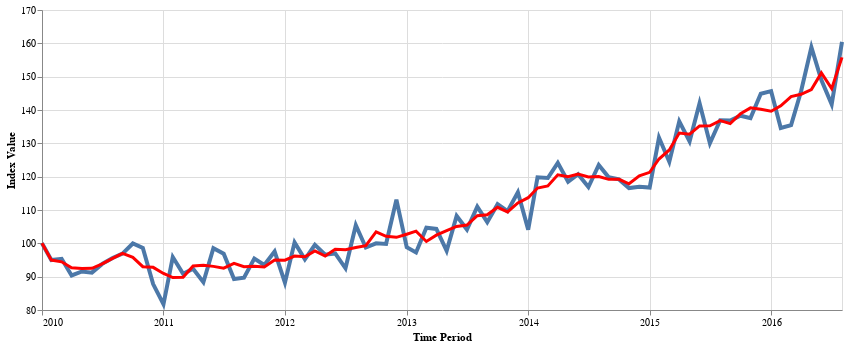

Notebook source saved alongside this figure:
### Code cell
plot_index(rt_3, smooth=True)

### Figure 1 — Vega-Lite specification as saved in the notebook (floating-point values rounded to 4 significant figures)
{"$schema": "https://vega.github.io/schema/vega-lite/v5.16.3.json", "config": {"view": {"continuousHeight": 300, "continuousWidth": 300}}, "datasets": {"data-5e60b25a057da397a6e2545302d7caa1": [{"x": "2010-01-31T00:00:00", "y": 100}, {"x": "2010-02-28T00:00:00", "y": 94.97}, {"x": "2010-03-31T00:00:00", "y": 95.36}, {"x": "2010-04-30T00:00:00", "y": 90.37}, {"x": "2010-05-31T00:00:00", "y": 91.55}, {"x": "2010-06-30T00:00:00", "y": 91.21}, {"x": "2010-07-31T00:00:00", "y": 93.84}, {"x": "2010-08-31T00:00:00", "y": 95.59}, {"x": "2010-09-30T00:00:00", "y": 96.91}, {"x": "2010-10-31T00:00:00", "y": 99.95}, {"x": "2010-11-30T00:00:00", "y": 98.65}, {"x": "2010-12-31T00:00:00", "y": 87.77}, {"x": "2011-01-31T00:00:00", "y": 81.72}, {"x": "2011-02-28T00:00:00", "y": 95.88}, {"x": "2011-03-31T00:00:00", "y": 90.84}, {"x": "2011-04-30T00:00:00", "y": 92.38}, {"x": "2011-05-31T00:00:00", "y": 88.33}, {"x": "2011-06-30T00:00:00", "y": 98.55}, {"x": "2011-07-31T00:00:00", "y": 96.88}, {"x": "2011-08-31T00:00:00", "y": 89.3}, {"x": "2011-09-30T00:00:00", "y": 89.71}, {"x": "2011-10-31T00:00:00", "y": 95.45}, {"x": "2011-11-30T00:00:00", "y": 93.51}, {"x": "2011-12-31T00:00:00", "y": 97.57}, {"x": "2012-01-31T00:00:00", "y": 88.19}, {"x": "2012-02-29T00:00:00", "y": 100.3}, {"x": "2012-03-31T00:00:00", "y": 95.2}, {"x": "2012-04-30T00:00:00", "y": 99.58}, {"x": "2012-05-31T00:00:00", "y": 96.59}, {"x": "2012-06-30T00:00:00", "y": 96.97}, {"x": "2012-07-31T00:00:00", "y": 92.52}, {"x": "2012-08-31T00:00:00", "y": 105.4}, {"x": "2012-09-30T00:00:00", "y": 98.75}, {"x": "2012-10-31T00:00:00", "y": 100.0}, {"x": "2012-11-30T00:00:00", "y": 99.81}, {"x": "2012-12-31T00:00:00", "y": 113.1}, {"x": "2013-01-31T00:00:00", "y": 98.84}, {"x": "2013-02-28T00:00:00", "y": 97.26}, {"x": "2013-03-31T00:00:00", "y": 104.7}, {"x": "2013-04-30T00:00:00", "y": 104.3}, {"x": "2013-05-31T00:00:00", "y": 97.72}, {"x": "2013-06-30T00:00:00", "y": 108.2}, {"x": "2013-07-31T00:00:00", "y": 104.1}, {"x": "2013-08-31T00:00:00", "y": 111.0}, {"x": "2013-09-30T00:00:00", "y": 106.4}, {"x": "2013-10-31T00:00:00", "y": 111.7}, {"x": "2013-11-30T00:00:00", "y": 109.7}, {"x": "2013-12-31T00:00:00", "y": 115.3}, {"x": "2014-01-31T00:00:00", "y": 104.1}, {"x": "2014-02-28T00:00:00", "y": 119.8}, {"x": "2014-03-31T00:00:00", "y": 119.6}, {"x": "2014-04-30T00:00:00", "y": 124.1}, {"x": "2014-05-31T00:00:00", "y": 118.5}, {"x": "2014-06-30T00:00:00", "y": 120.7}, {"x": "2014-07-31T00:00:00", "y": 116.9}, {"x": "2014-08-31T00:00:00", "y": 123.5}, {"x": "2014-09-30T00:00:00", "y": 119.8}, {"x": "2014-10-31T00:00:00", "y": 119.2}, {"x": "2014-11-30T00:00:00", "y": 116.6}, {"x": "2014-12-31T00:00:00", "y": 117.0}, {"x": "2015-01-31T00:00:00", "y": 116.7}, {"x": "2015-02-28T00:00:00", "y": 131.7}, {"x": "2015-03-31T00:00:00", "y": 124.5}, {"x": "2015-04-30T00:00:00", "y": 136.6}, {"x": "2015-05-31T00:00:00", "y": 130.6}, {"x": "2015-06-30T00:00:00", "y": 142.0}, {"x": "2015-07-31T00:00:00", "y": 130.0}, {"x": "2015-08-31T00:00:00", "y": 136.9}, {"x": "2015-09-30T00:00:00", "y": 136.8}, {"x": "2015-10-31T00:00:00", "y": 138.3}, {"x": "2015-11-30T00:00:00", "y": 137.6}, {"x": "2015-12-31T00:00:00", "y": 144.9}, {"x": "2016-01-31T00:00:00", "y": 145.7}, {"x": "2016-02-29T00:00:00", "y": 134.6}, {"x": "2016-03-31T00:00:00", "y": 135.5}, {"x": "2016-04-30T00:00:00", "y": 145.6}, {"x": "2016-05-31T00:00:00", "y": 158.8}, {"x": "2016-06-30T00:00:00", "y": 149.0}, {"x": "2016-07-31T00:00:00", "y": 141.7}, {"x": "2016-08-31T00:00:00", "y": 160.5}], "data-67ccf89e24cf1bfcf20ec6126e122de3": [{"imp": 0, "x": "2010-01-31T00:00:00", "y": 100}, {"imp": 0, "x": "2010-02-28T00:00:00", "y": 94.97}, {"imp": 0, "x": "2010-03-31T00:00:00", "y": 94.45}, {"imp": 0, "x": "2010-04-30T00:00:00", "y": 92.69}, {"imp": 0, "x": "2010-05-31T00:00:00", "y": 92.47}, {"imp": 0, "x": "2010-06-30T00:00:00", "y": 92.51}, {"imp": 0, "x": "2010-07-31T00:00:00", "y": 93.82}, {"imp": 0, "x": "2010-08-31T00:00:00", "y": 95.5}, {"imp": 0, "x": "2010-09-30T00:00:00", "y": 96.99}, {"imp": 0, "x": "2010-10-31T00:00:00", "y": 95.77}, {"imp": 0, "x": "2010-11-30T00:00:00", "y": 93.0}, {"imp": 0, "x": "2010-12-31T00:00:00", "y": 92.8}, {"imp": 0, "x": "2011-01-31T00:00:00", "y": 90.97}, {"imp": 0, "x": "2011-02-28T00:00:00", "y": 89.72}, {"imp": 0, "x": "2011-03-31T00:00:00", "y": 89.83}, {"imp": 0, "x": "2011-04-30T00:00:00", "y": 93.2}, {"imp": 0, "x": "2011-05-31T00:00:00", "y": 93.4}, {"imp": 0, "x": "2011-06-30T00:00:00", "y": 93.09}, {"imp": 0, "x": "2011-07-31T00:00:00", "y": 92.55}, {"imp": 0, "x": "2011-08-31T00:00:00", "y": 93.98}, {"imp": 0, "x": "2011-09-30T00:00:00", "y": 92.97}, {"imp": 0, "x": "2011-10-31T00:00:00", "y": 93.11}, {"imp": 0, "x": "2011-11-30T00:00:00", "y": 92.89}, {"imp": 0, "x": "2011-12-31T00:00:00", "y": 95.0}, {"imp": 0, "x": "2012-01-31T00:00:00", "y": 94.95}, {"imp": 0, "x": "2012-02-29T00:00:00", "y": 96.17}, {"imp": 0, "x": "2012-03-31T00:00:00", "y": 95.97}, {"imp": 0, "x": "2012-04-30T00:00:00", "y": 97.73}, {"imp": 0, "x": "2012-05-31T00:00:00", "y": 96.17}, {"imp": 0, "x": "2012-06-30T00:00:00", "y": 98.22}, {"imp": 0, "x": "2012-07-31T00:00:00", "y": 98.05}, {"imp": 0, "x": "2012-08-31T00:00:00", "y": 98.74}, {"imp": 0, "x": "2012-09-30T00:00:00", "y": 99.3}, {"imp": 0, "x": "2012-10-31T00:00:00", "y": 103.4}, {"imp": 0, "x": "2012-11-30T00:00:00", "y": 102.1}, {"imp": 0, "x": "2012-12-31T00:00:00", "y": 101.8}, {"imp": 0, "x": "2013-01-31T00:00:00", "y": 102.7}, {"imp": 0, "x": "2013-02-28T00:00:00", "y": 103.6}, {"imp": 0, "x": "2013-03-31T00:00:00", "y": 100.6}, {"imp": 0, "x": "2013-04-30T00:00:00", "y": 102.4}, {"imp": 0, "x": "2013-05-31T00:00:00", "y": 103.8}, {"imp": 0, "x": "2013-06-30T00:00:00", "y": 105.1}, {"imp": 0, "x": "2013-07-31T00:00:00", "y": 105.5}, {"imp": 0, "x": "2013-08-31T00:00:00", "y": 108.3}, {"imp": 0, "x": "2013-09-30T00:00:00", "y": 108.6}, {"imp": 0, "x": "2013-10-31T00:00:00", "y": 110.8}, {"imp": 0, "x": "2013-11-30T00:00:00", "y": 109.4}, {"imp": 0, "x": "2013-12-31T00:00:00", "y": 112.1}, {"imp": 0, "x": "2014-01-31T00:00:00", "y": 113.7}, {"imp": 0, "x": "2014-02-28T00:00:00", "y": 116.6}, {"imp": 0, "x": "2014-03-31T00:00:00", "y": 117.2}, {"imp": 0, "x": "2014-04-30T00:00:00", "y": 120.6}, {"imp": 0, "x": "2014-05-31T00:00:00", "y": 120.0}, {"imp": 0, "x": "2014-06-30T00:00:00", "y": 120.8}, {"imp": 0, "x": "2014-07-31T00:00:00", "y": 119.9}, {"imp": 0, "x": "2014-08-31T00:00:00", "y": 120.0}, {"imp": 0, "x": "2014-09-30T00:00:00", "y": 119.2}, {"imp": 0, "x": "2014-10-31T00:00:00", "y": 119.2}, {"imp": 0, "x": "2014-11-30T00:00:00", "y": 117.9}, {"imp": 0, "x": "2014-12-31T00:00:00", "y": 120.2}, {"imp": 0, "x": "2015-01-31T00:00:00", "y": 121.3}, {"imp": 0, "x": "2015-02-28T00:00:00", "y": 125.3}, {"imp": 0, "x": "2015-03-31T00:00:00", "y": 128.0}, {"imp": 0, "x": "2015-04-30T00:00:00", "y": 133.1}, {"imp": 0, "x": "2015-05-31T00:00:00", "y": 132.7}, {"imp": 0, "x": "2015-06-30T00:00:00", "y": 135.2}, {"imp": 0, "x": "2015-07-31T00:00:00", "y": 135.3}, {"imp": 0, "x": "2015-08-31T00:00:00", "y": 136.8}, {"imp": 0, "x": "2015-09-30T00:00:00", "y": 135.9}, {"imp": 0, "x": "2015-10-31T00:00:00", "y": 138.9}, {"imp": 0, "x": "2015-11-30T00:00:00", "y": 140.6}, {"imp": 0, "x": "2015-12-31T00:00:00", "y": 140.2}, {"imp": 0, "x": "2016-01-31T00:00:00", "y": 139.6}, {"imp": 0, "x": "2016-02-29T00:00:00", "y": 141.2}, {"imp": 0, "x": "2016-03-31T00:00:00", "y": 144.0}, {"imp": 0, "x": "2016-04-30T00:00:00", "y": 144.7}, {"imp": 0, "x": "2016-05-31T00:00:00", "y": 146.1}, {"imp": 0, "x": "2016-06-30T00:00:00", "y": 151.1}, {"imp": 0, "x": "2016-07-31T00:00:00", "y": 146.4}, {"imp": 0, "x": "2016-08-31T00:00:00", "y": 155.8}]}, "height": 300, "layer": [{"data": {"name": "data-5e60b25a057da397a6e2545302d7caa1"}, "encoding": {"x": {"axis": {"format": "%Y", "labelAngle": 0, "title": "Time Period", "values": ["2010-01-31T00:00:00", "2011-01-31T00:00:00", "2012-01-31T00:00:00", "2013-01-31T00:00:00", "2014-01-31T00:00:00", "2015-01-31T00:00:00", "2016-01-31T00:00:00"]}, "field": "x", "type": "temporal"}, "y": {"field": "y", "scale": {"zero": false}, "title": "Index Value", "type": "quantitative"}}, "mark": {"size": 4, "type": "line"}}, {"data": {"name": "data-67ccf89e24cf1bfcf20ec6126e122de3"}, "encoding": {"x": {"axis": {"format": "%Y", "labelAngle": 0, "title": "Time Period"}, "field": "x", "type": "temporal"}, "y": {"field": "y", "scale": {"zero": false}, "title": "Index Value", "type": "quantitative"}}, "mark": {"color": "red", "size": 3, "type": "line"}}], "width": 800}
